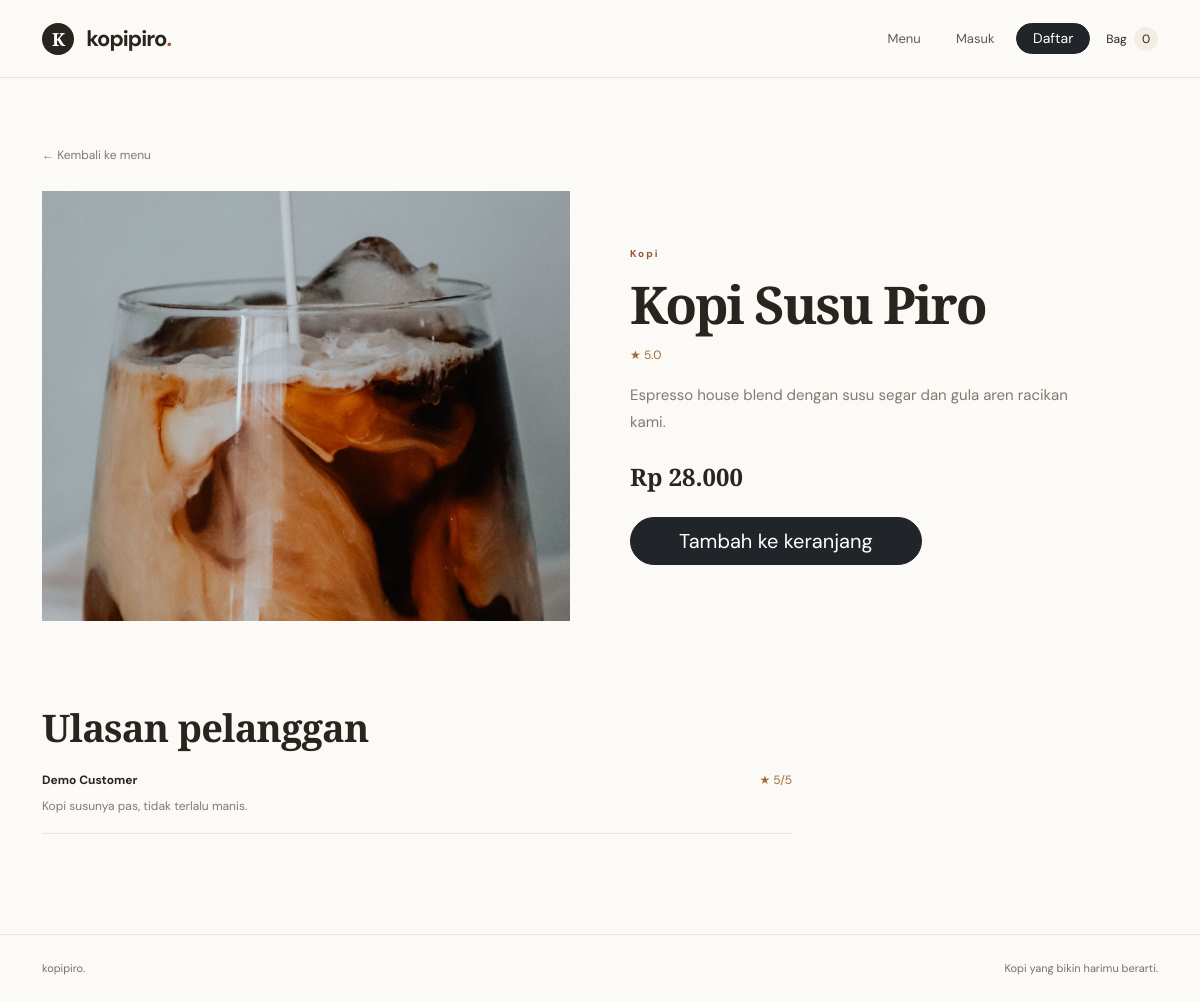
Screenshot of /product.php?id=1 with the database file from the repository.
### tables this page shows
CREATE TABLE products (
    id INT AUTO_INCREMENT PRIMARY KEY,
    category_id INT NOT NULL,
    name VARCHAR(120) NOT NULL,
    slug VARCHAR(150) NOT NULL UNIQUE,
    description TEXT NOT NULL,
    price INT UNSIGNED NOT NULL,
    image VARCHAR(255) NULL,
    is_featured TINYINT(1) NOT NULL DEFAULT 0,
    is_available TINYINT(1) NOT NULL DEFAULT 1,
    created_at TIMESTAMP NOT NULL DEFAULT CURRENT_TIMESTAMP,
    CONSTRAINT fk_products_category FOREIGN KEY (category_id) REFERENCES categories(id)
);

CREATE TABLE categories (
    id INT AUTO_INCREMENT PRIMARY KEY,
    name VARCHAR(80) NOT NULL,
    slug VARCHAR(100) NOT NULL UNIQUE,
    sort_order INT NOT NULL DEFAULT 0
);

CREATE TABLE reviews (
    id INT AUTO_INCREMENT PRIMARY KEY,
    customer_id INT NOT NULL,
    product_id INT NOT NULL,
    rating TINYINT UNSIGNED NOT NULL,
    comment TEXT NOT NULL,
    created_at TIMESTAMP NOT NULL DEFAULT CURRENT_TIMESTAMP,
    UNIQUE KEY unique_customer_product (customer_id, product_id),
    CONSTRAINT fk_reviews_customer FOREIGN KEY (customer_id) REFERENCES users(id) ON DELETE CASCADE,
    CONSTRAINT fk_reviews_product FOREIGN KEY (product_id) REFERENCES products(id) ON DELETE CASCADE
);

CREATE TABLE users (
    id INT AUTO_INCREMENT PRIMARY KEY,
    username VARCHAR(50) NOT NULL UNIQUE,
    name VARCHAR(100) NOT NULL,
    password VARCHAR(255) NOT NULL,
    role ENUM('owner', 'kasir', 'customer') NOT NULL DEFAULT 'customer',
    is_active TINYINT(1) NOT NULL DEFAULT 1,
    created_at TIMESTAMP NOT NULL DEFAULT CURRENT_TIMESTAMP
);

### helpers.php (called while the page is built, shortened)
<?php
require_once __DIR__ . '/auth.php';
require_once __DIR__ . '/config.php';
function me(): ?array
{
    if (!logged_in()) {
        return null;
    }
    global $conn;
    $id = (int) $_SESSION['user_id'];
    $statement = $conn->prepare('SELECT id, username, name, role FROM users WHERE id = ? AND is_active = 1');
    $statement->bind_param('i', $id);
    $statement->execute();
    $row = $statement->get_result()->fetch_assoc();
    $user = [
        'id' => (int) $row['id'],
        'username' => $row['username'],
        'name' => $row['name'],
        'role' => $row['role'],
    ];
    return $user;
}
function final_price(int $price, ?array $user): int
{
    $member = $user && $user['role'] === 'customer';
    return $member ? (int) round($price * (1 - DISCOUNT_RATE)) : $price;
}
function image_url(?string $image): ?string
{
    $image = trim((string) $image);
    if (preg_match('#^(?:assets/[a-z0-9_./-]+|uploads/[a-f0-9]{16,32}\.(?:jpg|png|webp))$#i', $image)) {
        return $image;
    }
    return 'assets/img/coffee.svg';
}

### product.php (the view, shortened to what this page needs)
<?php
require_once __DIR__ . '/helpers.php';
$id = (int) ($_GET['id'] ?? 0);
$statement = $conn->prepare('SELECT p.*, c.name AS category_name, (SELECT ROUND(AVG(r.rating), 1) FROM reviews r WHERE r.product_id = p.id) AS rating FROM products p JOIN categories c ON c.id = p.category_id WHERE p.id = ? AND p.is_available = 1');
$statement->bind_param('i', $id);
$statement->execute();
$product = $statement->get_result()->fetch_assoc();
$ratingStatement = $conn->prepare('SELECT r.rating, r.comment, u.name FROM reviews r JOIN users u ON u.id = r.customer_id WHERE r.product_id = ? ORDER BY r.created_at DESC LIMIT 8');
$ratingStatement->bind_param('i', $id);
$ratingStatement->execute();
$reviews = $ratingStatement->get_result()->fetch_all(MYSQLI_ASSOC);
$price = (int) $product['price'];
$member = me();
$finalPrice = final_price($price, $member);
?>
<section class="page-section"><div class="container"><a href="index.php#menu" class="back-link">← Kembali ke menu</a><div class="detail-layout"><div class="detail-photo"><img src="<?= e(image_url($product['image'])) ?>" alt="<?= e($product['name']) ?>"></div><div class="detail-info"><span class="eyebrow"><?= e($product['category_name']) ?></span><h1><?= e($product['name']) ?></h1><div class="detail-rating">★ <?= $product['rating'] ? e($product['rating']) : 'Belum ada rating' ?></div><p><?= e($product['description']) ?></p><div class="detail-price"><?php if ($discounted): ?><del><?= money($price) ?></del><?php endif; ?><strong><?= money($finalPrice) ?></strong></div><form method="post" action="cart.php" class="js-add-to-cart"><input type="hidden" name="csrf_token" value="<?= e(csrf_token()) ?>"><input type="hidden" name="product_id" value="<?= (int) $product['id'] ?>"><input type="hidden" name="action" value="add"><button class="btn btn-dark btn-lg rounded-pill px-5">Tambah ke keranjang</button></form></div></div><div class="review-section"><h2>Ulasan pelanggan</h2><?php if ($reviews): foreach ($reviews as $review): ?><div class="review-row"><strong><?= e($review['name']) ?></strong><span>★ <?= (int) $review['rating'] ?>/5</span><p><?= e($review['comment']) ?></p></div><?php endforeach; else: ?><p class="muted">Belum ada ulasan untuk menu ini.</p><?php endif; ?></div></div></section>

### assets/style.css (style rules this page uses)
:root { --ink:#28251f;--muted:#807a70;--paper:#fbfaf7;--cream:#f2eee6;--line:#e9e4db;--coffee:#9a5535;--serif:'Playfair Display',Georgia,serif;--sans:'DM Sans',Arial,sans-serif }
* { box-sizing:border-box }
html { scroll-behavior:smooth }
body { background:var(--paper);color:var(--ink);font-family:var(--sans);font-size:15px }
.eyebrow { display:block;color:var(--coffee);font-size:10px;letter-spacing:2px;font-weight:700 }
.page-title h1,.dashboard-heading h1,.auth-card h1,.detail-info h1 { font:600 clamp(44px,6vw,76px)/1.06 var(--serif);letter-spacing:-2px;margin:22px 0 }
.section-heading h2,.panel-heading h2,.review-section h2 { font:600 38px var(--serif);margin:10px 0 0;letter-spacing:-.8px }
.page-section { padding:65px 0 100px }
.detail-layout { display:grid;grid-template-columns:1fr 1fr;gap:60px;align-items:center;margin-top:25px }
.back-link { color:var(--muted);font-size:12px;text-decoration:none }
.detail-photo { height:430px;background:var(--cream) }
.detail-photo img { width:100%;height:100%;object-fit:cover }
.detail-info h1 { font-size:52px;margin:15px 0 }
.detail-rating { color:#a46935;font-size:12px;margin-bottom:18px }
.detail-info>p { color:var(--muted);line-height:1.8;max-width:440px }
.detail-price { margin:24px 0 }
.detail-price strong { font:600 24px var(--serif) }
.review-section { margin-top:80px;max-width:750px }
.review-row { padding:18px 0;border-bottom:1px solid var(--line);font-size:12px }
.review-row span { float:right;color:#a46935 }
.review-row p { color:var(--muted);margin:8px 0 0 }

### rows the page displays
products: image (picture), category.name "Kopi", name "Kopi Susu Piro", description "Espresso house blend dengan susu segar dan gula aren racikan kami.", price "Rp 28.000"
reviews: customer.name "Demo Customer", rating "5", comment "Kopi susunya pas, tidak terlalu manis."

### other values shown
array_sum($_SESSION['cart'] ?? []) "0"
$product['rating'] "5.0"
